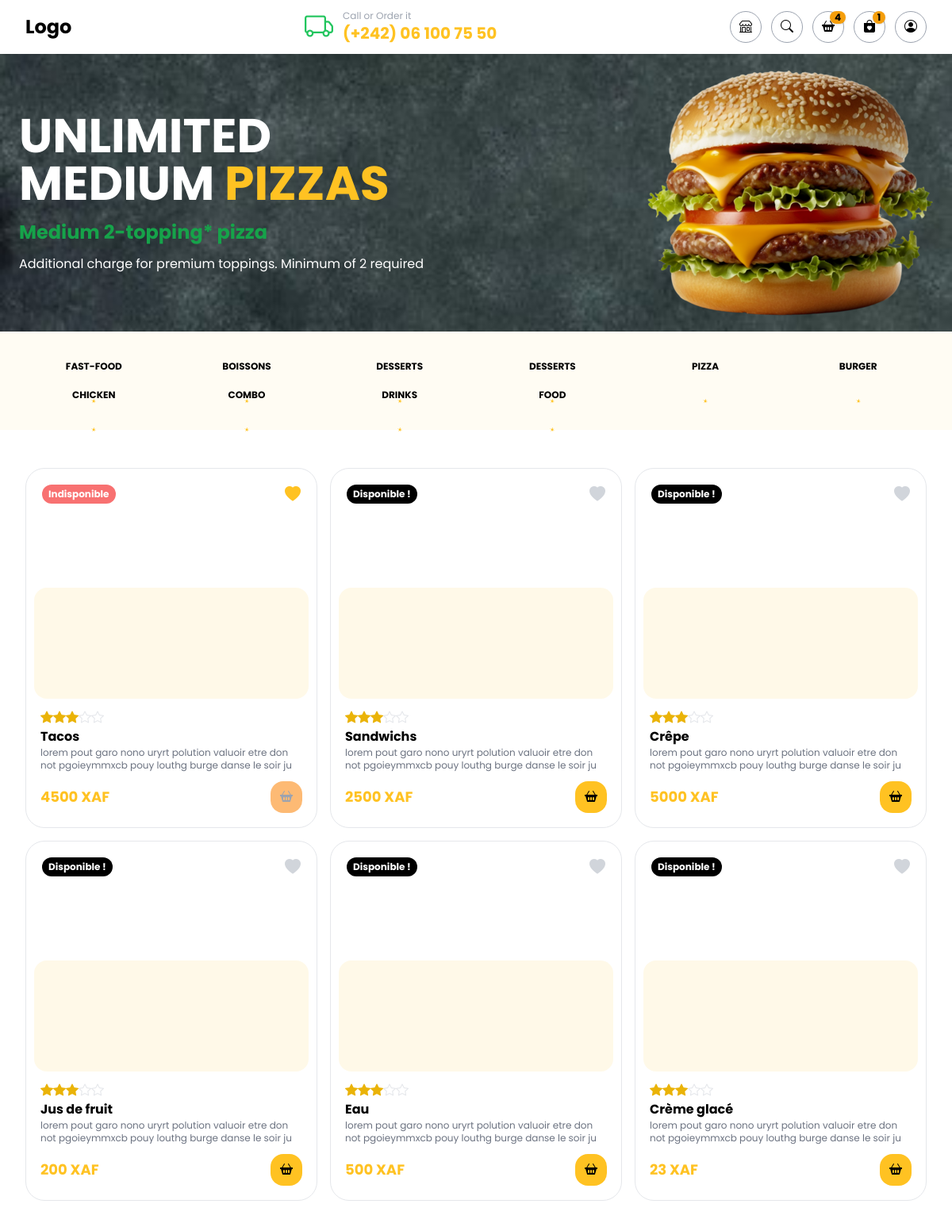
The page / on the database its author committed.
### tables this page shows
CREATE TABLE IF NOT EXISTS `categories` (
  `id` int(9) NOT NULL AUTO_INCREMENT,
  `nom` varchar(100) NOT NULL,
  `statut` int(1) DEFAULT NULL,
  `image` varchar(100) DEFAULT NULL,
  PRIMARY KEY (`id`)
);

CREATE TABLE IF NOT EXISTS `produits` (
  `id` int(9) NOT NULL AUTO_INCREMENT,
  `nom` varchar(100) NOT NULL,
  `prix` float NOT NULL,
  `stock` int(9) DEFAULT NULL,
  `description` text DEFAULT NULL,
  `categorie_id` int(9) NOT NULL,
  `image` varchar(200) DEFAULT NULL,
  `statut` int(1) NOT NULL,
  PRIMARY KEY (`id`),
  KEY `categorie_id` (`categorie_id`)
);

### index.php (called while the page is built, shortened)
<?php
$repoCategory = new CategoryRepository();
$categories = $repoCategory->getAll();
$repoProduit = new ProductRepository();
$perPage = 10;
$page = intval($_GET['page'] ?? 1);
$produits = $repoProduit->getAll($page, $perPage, $_GET);
view(
    name: 'home',
    pageTitle: "Acceuil",
    layout: "front",
    params: [
        'categories' => $categories,
        'produits' => $produits,
    ]
);

### db.php (called while the page is built)
<?php
function db() : PDO {
    $db =  new PDO("mysql:host=". HOST . ";charset=utf8;dbname=". DB_NAME, USER, PASS);
    $db->setAttribute(PDO::ATTR_ERRMODE, PDO::ERRMODE_EXCEPTION);
    $db->setAttribute(PDO::ATTR_DEFAULT_FETCH_MODE, PDO::FETCH_ASSOC);
    return $db;
}

### repositories/categorie_repository.php (called while the page is built, shortened)
<?php
class CategoryRepository
{
    public function getAll()
    {
        $sql = "SELECT * FROM categories ";
        $stmt = db()->query($sql);
        $stmt->setFetchMode(PDO::FETCH_CLASS, Category::class);
        $categories = $stmt->fetchAll();
        return $categories;
    }
}

### models/category.model.php (called while the page is built, shortened)
<?php
class Category
{
    private $nom;
    public function getNom(): string
    {
        return $this->nom;
    }
}

### repositories/product_repository.php (called while the page is built, shortened)
<?php
class ProductRepository
{
    public function getAll($page, $perPage, array $filters = [])
    {
        $sql = "SELECT p.id, p.nom, p.prix, p.stock, p.description, p.image, p.statut, c.nom as category, c.id as categoryId FROM produits p INNER JOIN categories c ON c.id = p.categorie_id";
        $statut = $filters['statut'] ?? "";
        $prixMin = $filters['min'] ?? null;
        $sql .= " LIMIT :l OFFSET :o";
        $stmt = db()->prepare($sql);
        $offset = ($page - 1) * $perPage;
        $stmt->bindParam('l', $perPage, PDO::PARAM_INT);
        $stmt->bindParam('o', $offset, PDO::PARAM_INT);
        $stmt->execute();
        $stmt->setFetchMode(PDO::FETCH_CLASS, Produit::class);
        $products = $stmt->fetchAll();
        return $products;
    }
}

### models/produit.model.php (called while the page is built, shortened)
<?php
class Produit
{
    private $id;
    private $nom;
    private $prix;
    private $description;
    private $statut;
    private $inFavorite = false;
    public function getId(): int
    {
        return $this->id;
    }
    public function getNom(): string
    {
        return $this->nom;
    }
    public function getPrix(): float
    {
        return $this->prix;
    }
    public function getDescription(): string
    {
        return $this->description;
    }
    public function getStatut(): int
    {
        return $this->statut;
    }
    public function setInFavorite(bool $inFavorite)
    {
        $this->inFavorite = $inFavorite;
    }
    public function isInFavorite()
    {
        return $this->inFavorite;
    }
}

### repositories/panier_repository.php (called while the page is built, shortened)
<?php
class PanierRepository
{
    public static function getOrCreateCartId()
    {
        $visitorId = get_visitor_id();
        $stmt = db()->prepare('SELECT id FROM paniers WHERE id_client = ?');
        $stmt->execute([$visitorId]);
        $panierId = $stmt->fetchColumn();
        if (!$panierId) {
            $pdo = db();
            $stmt = $pdo->prepare('INSERT INTO paniers(id_client) VALUE (?)');
            $stmt->execute([$visitorId]);
            $panierId = $pdo->lastInsertId();
        }
        return $panierId;
    }
    public static function getItemCount()
    {
        $currentCart = static::getOrCreateCartId();
        $stmt = db()->query('SELECT COUNT(*) as total FROM panier_items  WHERE panier_id = ' . $currentCart);
        return $stmt->fetchColumn();
    }
}

### repositories/favorie_repository.php (called while the page is built, shortened)
<?php
class FavorieRepository
{
    public static function getOrCreateFavorieId()
    {
        $visitorId = get_visitor_id();
        $stmt = db()->prepare('SELECT id FROM favories WHERE client_id = ?');
        $stmt->execute([$visitorId]);
        $favorieId = $stmt->fetchColumn();
        if (!$favorieId) {
            $pdo = db();
            $stmt = $pdo->prepare('INSERT INTO favories(client_id) VALUE (?)');
            $stmt->execute([$visitorId]);
            $favorieId = $pdo->lastInsertId();
        }
        return $favorieId;
    }
    public static function getItemCount()
    {
        $currentCart = static::getOrCreateFavorieId();
        $stmt = db()->query('SELECT COUNT(*) as total FROM favorie_items  WHERE favorie_id = ' . $currentCart);
        return $stmt->fetchColumn();
    }
}

### views/home.view.php (the view, shortened to what this page needs)
<div class="baner">
    <div class="baner-text">
        <p class="baner-title">
            UNLIMITED <br>
            MEDIUM <span class="text-primary">PIZZAS</span>
        </p>
        <p class="baner-text-1">Medium 2-topping* pizza</p>
        <p class="baner-text-2">Additional charge for premium toppings. Minimum of 2 required</p>
    </div>
    <img class="max-w-[100%] min-w-0" src="<?= base_url('/assets/image/hamberger.png') ?>" alt="">
</div>
<section class="categories">
    <div class="category-container">
        <?php foreach ($categories as $k => $category) : ?>
            <form method="GET" action="/shop.php">
                <button class="category flex flex-col items-center mx-auto">
                    <span class="category-title">
                        <?= $category->getNom() ?>
                    </span>
                </button>
            </form>
        <?php endforeach ?>
    </div>
</section>
<section class="produit">
    <div class="grid grid-cols-3 max-sm:grid-cols-1 xl:grid-cols-4 gap-4">
        <?php foreach ($produits as $produit) : ?>
            <div class="card">
                <div class="card-head">
                    <div class="card-links">
                        <span class="statut <?= $produit->getStatut() ? 'bg-black' : 'bg-red-400' ?>">
                            <?= $produit->getStatut() ? 'Disponible !' : 'Indisponible' ?>
                        </span>
                        <form action="/add_produit.php" method="post" class="flex">
                            <button type="submit" class="z-50  hover:text-black <?= $produit->isInFavorite() ? 'in-fav' : 'text-gray-300' ?>">
                                <i class="bi bi-heart-fill text-xl"></i>
                            </button>
                        </form>
                    </div>
                    <a class="card-lien-produit" href="description.php/?id=<?= $produit->getId() ?>"></a>
                </div>
                <div class="card-body">
                    <div class="star flex">
                        <span class="text-yellow-500"><i class="bi bi-star-fill"></i></i></span>
                        <span class="text-yellow-500"><i class="bi bi-star-fill"></i></i></span>
                        <span class="text-yellow-500"><i class="bi bi-star-fill"></i></i></span>
                        <span class="text-gray-200"><i class="bi bi-star"></i></span>
                        <span class="text-gray-200"><i class="bi bi-star"></i></span>
                    </div>
                    <a href="description.php/?id=<?= $produit->getId() ?>" class="font-bold hover:text-primary">
                        <?= $produit->getNom() ?>
                    </a>
                    <p class="desc">
                        <?= $produit->getDescription() ?>
                    </p>
                    <div class="card-footer">
                        <span class="prix-produit text-primary font-bold text-lg">
                            <?= $produit->getPrix() ?> XAF
                        </span>
                        <?php if ($produit->getStatut()) : ?>
                            <form method="post" action="/add_produit.php" style="display: inline;">
                                <button class="bg-primary px-3 py-2 w-[2.5rem] hover:text-white rounded-2xl transition-all duration-300"><i class="bi bi-basket2-fill"></i></i></button>
                            </form>
                        <?php else : ?>
                            <span class="bg-orange-300 px-3 py-2 w-[2.5rem] rounded-2xl"><i class="bi bi-basket2-fill text-gray-400"></i></i></button>
                            <?php endif ?>
                    </div>
                </div>
            </div>
        <?php endforeach ?>
    </div>
</section>
<br><br><br>

### layout/front.php (shortened to what this page needs)
<!DOCTYPE html>
<html lang="fr">
<head>
    <link rel="stylesheet" href="https://cdn.jsdelivr.net/npm/bootstrap-icons@1.10.5/font/bootstrap-icons.css">
    <?= css('css/output.css') ?>
    <?= css('css/app_js_css.css') ?>
</head>
<body>
<?php layout_part('front-nav') ?>
<?= $content ?>
</body>
</html>

### functions.php (shortened to what this page needs)
<?php
function view($name, string $pageTitle, array $params = [], string $layout = 'default')
{
    $name = str_replace('.', DS, $name);
    $name = $name . '.view';
    $view = VIEW_PATH . $name . '.php';
    extract($params);
    require $view;
    $content = ob_get_clean();
    require LAYOUT_PATH . $layout . '.php';
}
function layout_part(string $part)
{
    require LAYOUT_PATH . 'parts' . DS . $part . '.php';
}
function base_url($link)
{
    return SITE_URL . $link;
}
function css($name)
{
    return '<link href="' . SITE_URL . '/assets/' . $name . '" rel="stylesheet">';
}
function get_visitor_id()
{
    $id = $_COOKIE['visitor_id'] ?? null;
    $id = uniqid();
    return $id;
}

### layout/parts/front-nav.php (shortened to what this page needs)
<?php
$cartItems = PanierRepository::getItemCount();
$FavorieItems = FavorieRepository::getItemCount();
$icon = $_COOKIE['user_id'] ?? null;
?>
<nav class="nav">
    <a href="/" class="nav-logo">Logo</a>
    <div class="nav-contact">
        <i class="bi bi-truck"></i>
        <div>
            <span class="nav-contact-title">Call or Order it</span>
            <span class="nav-contact-phone">(+242) 06 100 75 50</span>
        </div>
    </div>
    <div class="nav-links">
    <a href="../../shop.php" class="nav-link">
        <i class="bi bi-shop"></i>
    </a>
        <a href="#" class="nav-link">
            <i class="bi bi-search"></i>
        </a>
        <a href="../../panier.php" class="nav-link">
            <span class="badge"><?= $cartItems ?></span>
            <i class="bi bi-basket2-fill"></i>
        </a>
        <a href="/favorie.php" class="nav-link">
            <span class="badge"><?= $FavorieItems ?></span>
            <i class="bi bi-bag-heart-fill"></i>
        </a>
        <a href="../../compte.php" class="nav-link <?= $icon ? 'bg-green-700 text-white' : '' ?>">
            <i class="<?= $icon ? 'bi bi-person-fill-check text-lg' : 'bi bi-person-circle' ?>"></i>
        </a>
    </div>
</nav>

### rows shown on the page
categories: nom "FAST-FOOD"
categories: nom "BOISSONS"
categories: nom "DESSERTS"
categories: nom "DESSERTS"
categories: nom "PIZZA"
categories: nom "BURGER"
categories: nom "CHICKEN"
categories: nom "COMBO"
categories: nom "DRINKS"
categories: nom "FOOD"
produits: statut "Indisponible", nom "Tacos", description "lorem pout garo nono uryrt polution valuoir etre don not pgoieymmxcb pouy louthg burge danse le soir ju", prix "4500"
produits: statut "Disponible !", nom "Sandwichs", description "lorem pout garo nono uryrt polution valuoir etre don not pgoieymmxcb pouy louthg burge danse le soir ju", prix "2500"
produits: statut "Disponible !", nom "Crêpe", description "lorem pout garo nono uryrt polution valuoir etre don not pgoieymmxcb pouy louthg burge danse le soir ju", prix "5000"
produits: statut "Disponible !", nom "Jus de fruit", description "lorem pout garo nono uryrt polution valuoir etre don not pgoieymmxcb pouy louthg burge danse le soir ju", prix "200"
produits: statut "Disponible !", nom "Eau", description "lorem pout garo nono uryrt polution valuoir etre don not pgoieymmxcb pouy louthg burge danse le soir ju", prix "500"
produits: statut "Disponible !", nom "Crème glacé", description "lorem pout garo nono uryrt polution valuoir etre don not pgoieymmxcb pouy louthg burge danse le soir ju", prix "23"

### other values the page prints
$cartItems "4"
$FavorieItems "1"
